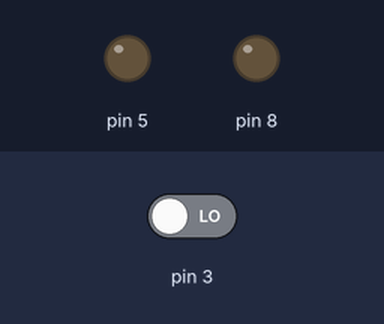
Bench run of a sketch on a simulated Arduino Uno, built with avr-gcc and run on an emulated ATmega328P. On the bench: output pins drawn as LEDs (lit = HIGH). The test bench sets the inputs (shaded band); at power-on: pin 3 LOW.

Above: at 1.2 s.
1.3 s: pin 3 driven HIGH
At 2.1 s:
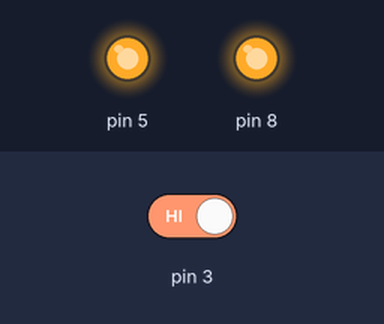
4.3 s: pin 3 driven LOW
At 4.9 s:
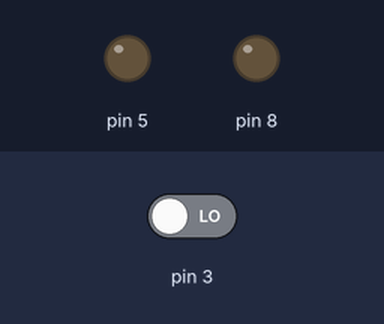
Timing chart, 0 to 7.3 s (numbered marks = the images above; inputs shaded):
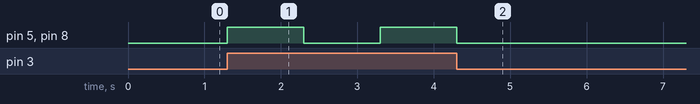

Measured:
- after the input at 1.3 s, pin 5, pin 8: LOW → HIGH at once, → LOW 1.0 s later, → HIGH 1.0 s later
- after the input at 4.3 s, pin 5, pin 8: goes on until 4.3 s, then stays LOW

The sketch:

FlameSensorWithBuzzer.ino
```cpp
/*Flame Sensor with Buzzer and Led*/

/*Definig the Arduino Pins*/
int flame = 3;
int led = 5;
int buzzer = 8;
int Fire ;

void setup() {
  /*Determine pins'status */
pinMode(3,INPUT);
pinMode(5,OUTPUT);
pinMode(8,OUTPUT);

}

void loop() {
  /*The action taken*/
Fire = digitalRead(3);
if (Fire == HIGH){
    digitalWrite(5,HIGH);
    digitalWrite(8,HIGH);
    delay(1000);
    digitalWrite(5,LOW);
    digitalWrite(8,LOW);
    delay(1000);

  }


}
```
